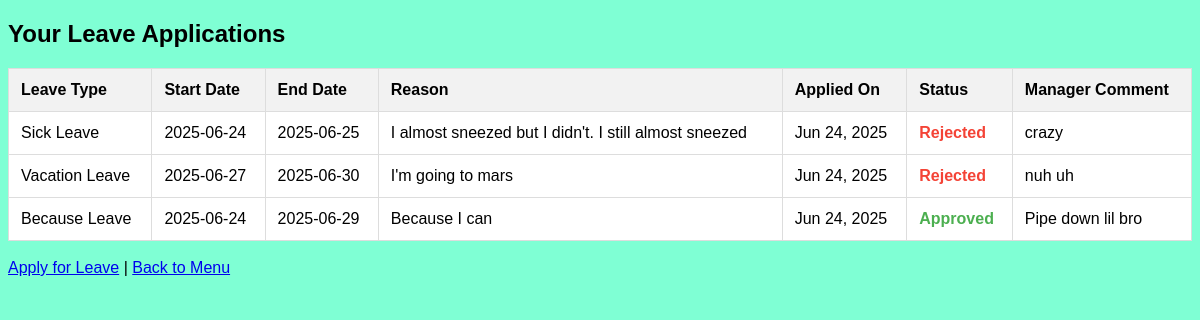
/leave_status.php (signed in), run on the app's committed database.
### tables this page shows
CREATE TABLE `leave_applications` (
  `id` int(11) NOT NULL,
  `staff_id` int(11) NOT NULL,
  `leave_type_id` int(11) NOT NULL,
  `from_date` date NOT NULL,
  `to_date` date NOT NULL,
  `reason` text DEFAULT NULL,
  `status` enum('pending','approved','rejected') DEFAULT 'pending',
  `manager_comment` text DEFAULT NULL,
  `created_at` timestamp NOT NULL DEFAULT current_timestamp()
);

CREATE TABLE `leave_types` (
  `id` int(11) NOT NULL,
  `type_name` varchar(50) NOT NULL
);

### leave_status.php (the view, shortened to what this page needs)
<?php
require_once('config.php');
$user_id = $_SESSION['user_id'];
$sql = "SELECT la.*, lt.type_name,
        CASE la.status
            WHEN 'pending' THEN 'Pending'
            WHEN 'approved' THEN 'Approved'
            WHEN 'rejected' THEN 'Rejected'
        END AS status_text
        FROM leave_applications la
        JOIN leave_types lt ON la.leave_type_id = lt.id
        WHERE la.staff_id = ?
        ORDER BY la.created_at DESC";
$stmt = $conn->prepare($sql);
$stmt->bind_param("i", $user_id);
$stmt->execute();
$result = $stmt->get_result();
?>
<!DOCTYPE html>
<html>
<head>
</head>
<body>
<div class="container">
    <h2>Your Leave Applications</h2>
    <?php
    if ($result->num_rows > 0) {
        echo '<table>';
        echo '<tr>';
        echo '<th>Leave Type</th>';
        echo '<th>Start Date</th>';
        echo '<th>End Date</th>';
        echo '<th>Reason</th>';
        echo '<th>Applied On</th>';
        echo '<th>Status</th>';
        echo '<th>Manager Comment</th>';
        echo '</tr>';
        while ($row = $result->fetch_assoc()) {
            echo '<tr>';
            echo '<td>' . $row['type_name'] . '</td>';
            echo '<td>' . $row['from_date'] . '</td>';
            echo '<td>' . $row['to_date'] . '</td>';
            echo '<td>' . $row['reason'] . '</td>';
            echo '<td>' . date('M d, Y', strtotime($row['created_at'])) . '</td>';
            echo '<td class="status-' . $row['status'] . '">' . $row['status_text'] . '</td>';
            echo '<td>' . nl2br($row['manager_comment']) . '</td>';
            echo '</tr>';
        }
        echo '</table>';
    } else {
        echo '<div class="no-records">You have no leave applications yet.</div>';
    }
    ?>
    <br>
    <a href="apply_leave.php">Apply for Leave</a> |
    <a href="menu.php">Back to Menu</a>
</div>
</body>
</html>

### leave_status.php (style rules this page uses)
body { font-family: Arial, sans-serif; background-color: aquamarine; }
table { width: 100%; border-collapse: collapse; margin-top: 20px; }
th, td { border: 1px solid #ddd; padding: 12px; text-align: left; background-color: rgb(255, 255, 255); }
th { background-color: #f2f2f2; }
.status-approved { color: #4caf50; font-weight: bold; }
.status-rejected { color: #f44336; font-weight: bold; }

### data on the page
leave_applications: leave_type.type_name "Sick Leave", from_date "2025-06-24", to_date "2025-06-25", reason "I almost sneezed but I didn't. I still almost sneezed", created_at "Jun 24, 2025", status_text "Rejected", manager_comment "crazy"
leave_applications: leave_type.type_name "Vacation Leave", from_date "2025-06-27", to_date "2025-06-30", reason "I'm going to mars", created_at "Jun 24, 2025", status_text "Rejected", manager_comment "nuh uh"
leave_applications: leave_type.type_name "Because Leave", from_date "2025-06-24", to_date "2025-06-29", reason "Because I can", created_at "Jun 24, 2025", status_text "Approved", manager_comment "Pipe down lil bro"
